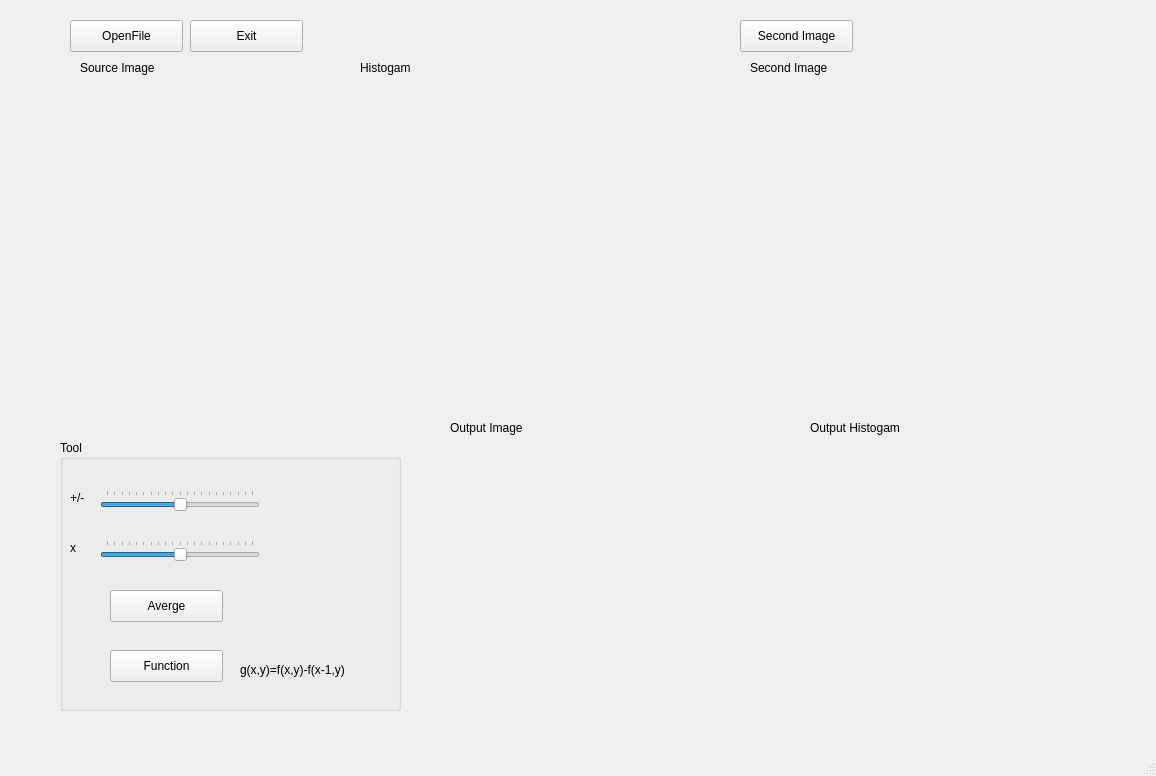
<?xml version="1.0" encoding="UTF-8"?>
<ui version="4.0">
 <class>MainWindow</class>
 <widget class="QMainWindow" name="MainWindow">
  <property name="geometry">
   <rect>
    <x>0</x>
    <y>0</y>
    <width>1156</width>
    <height>776</height>
   </rect>
  </property>
  <property name="windowTitle">
   <string>MainWindow</string>
  </property>
  <widget class="QWidget" name="centralwidget">
   <widget class="QPushButton" name="OpenFileButton">
    <property name="geometry">
     <rect>
      <x>70</x>
      <y>20</y>
      <width>113</width>
      <height>32</height>
     </rect>
    </property>
    <property name="text">
     <string>OpenFile</string>
    </property>
   </widget>
   <widget class="QPushButton" name="ExitButton">
    <property name="geometry">
     <rect>
      <x>190</x>
      <y>20</y>
      <width>113</width>
      <height>32</height>
     </rect>
    </property>
    <property name="text">
     <string>Exit</string>
    </property>
   </widget>
   <widget class="QLabel" name="SourceImageLabel">
    <property name="geometry">
     <rect>
      <x>80</x>
      <y>60</y>
      <width>91</width>
      <height>16</height>
     </rect>
    </property>
    <property name="text">
     <string>Source Image</string>
    </property>
   </widget>
   <widget class="QLabel" name="HistogamLabel">
    <property name="geometry">
     <rect>
      <x>360</x>
      <y>60</y>
      <width>91</width>
      <height>16</height>
     </rect>
    </property>
    <property name="text">
     <string>Histogam</string>
    </property>
   </widget>
   <widget class="QLabel" name="SourceImageShow">
    <property name="geometry">
     <rect>
      <x>80</x>
      <y>90</y>
      <width>261</width>
      <height>231</height>
     </rect>
    </property>
    <property name="text">
     <string/>
    </property>
   </widget>
   <widget class="QLabel" name="HistogamShow">
    <property name="geometry">
     <rect>
      <x>360</x>
      <y>90</y>
      <width>261</width>
      <height>231</height>
     </rect>
    </property>
    <property name="text">
     <string/>
    </property>
   </widget>
   <widget class="QPushButton" name="pushButton_3">
    <property name="geometry">
     <rect>
      <x>740</x>
      <y>20</y>
      <width>113</width>
      <height>32</height>
     </rect>
    </property>
    <property name="text">
     <string>Second Image</string>
    </property>
   </widget>
   <widget class="QLabel" name="SecondImageLabel">
    <property name="geometry">
     <rect>
      <x>750</x>
      <y>60</y>
      <width>91</width>
      <height>16</height>
     </rect>
    </property>
    <property name="text">
     <string>Second Image</string>
    </property>
   </widget>
   <widget class="QLabel" name="SecondImageShow">
    <property name="geometry">
     <rect>
      <x>750</x>
      <y>90</y>
      <width>261</width>
      <height>231</height>
     </rect>
    </property>
    <property name="text">
     <string/>
    </property>
   </widget>
   <widget class="QGroupBox" name="ToolGroupBox">
    <property name="geometry">
     <rect>
      <x>60</x>
      <y>440</y>
      <width>341</width>
      <height>271</height>
     </rect>
    </property>
    <property name="title">
     <string>Tool</string>
    </property>
    <widget class="QSlider" name="AddSlider">
     <property name="geometry">
      <rect>
       <x>40</x>
       <y>50</y>
       <width>160</width>
       <height>22</height>
      </rect>
     </property>
     <property name="minimum">
      <number>-10</number>
     </property>
     <property name="maximum">
      <number>10</number>
     </property>
     <property name="orientation">
      <enum>Qt::Horizontal</enum>
     </property>
     <property name="tickPosition">
      <enum>QSlider::TicksAbove</enum>
     </property>
    </widget>
    <widget class="QLabel" name="Addlabel">
     <property name="geometry">
      <rect>
       <x>10</x>
       <y>50</y>
       <width>21</width>
       <height>16</height>
      </rect>
     </property>
     <property name="text">
      <string>+/-</string>
     </property>
    </widget>
    <widget class="QLabel" name="label_2">
     <property name="geometry">
      <rect>
       <x>10</x>
       <y>100</y>
       <width>21</width>
       <height>16</height>
      </rect>
     </property>
     <property name="text">
      <string>x</string>
     </property>
    </widget>
    <widget class="QSlider" name="MultiplySlider">
     <property name="geometry">
      <rect>
       <x>40</x>
       <y>100</y>
       <width>160</width>
       <height>22</height>
      </rect>
     </property>
     <property name="minimum">
      <number>-10</number>
     </property>
     <property name="maximum">
      <number>10</number>
     </property>
     <property name="orientation">
      <enum>Qt::Horizontal</enum>
     </property>
     <property name="tickPosition">
      <enum>QSlider::TicksAbove</enum>
     </property>
    </widget>
    <widget class="QPushButton" name="AvergeButton">
     <property name="geometry">
      <rect>
       <x>50</x>
       <y>150</y>
       <width>113</width>
       <height>32</height>
      </rect>
     </property>
     <property name="text">
      <string>Averge</string>
     </property>
    </widget>
    <widget class="QPushButton" name="pushButton_2">
     <property name="geometry">
      <rect>
       <x>50</x>
       <y>210</y>
       <width>113</width>
       <height>32</height>
      </rect>
     </property>
     <property name="text">
      <string>Function</string>
     </property>
    </widget>
    <widget class="QLabel" name="label">
     <property name="geometry">
      <rect>
       <x>180</x>
       <y>220</y>
       <width>131</width>
       <height>20</height>
      </rect>
     </property>
     <property name="text">
      <string>g(x,y)=f(x,y)-f(x-1,y)</string>
     </property>
    </widget>
   </widget>
   <widget class="QLabel" name="OutputImageShow">
    <property name="geometry">
     <rect>
      <x>450</x>
      <y>450</y>
      <width>261</width>
      <height>231</height>
     </rect>
    </property>
    <property name="text">
     <string/>
    </property>
   </widget>
   <widget class="QLabel" name="SecondImageLabel_2">
    <property name="geometry">
     <rect>
      <x>450</x>
      <y>420</y>
      <width>91</width>
      <height>16</height>
     </rect>
    </property>
    <property name="text">
     <string>Output Image</string>
    </property>
   </widget>
   <widget class="QLabel" name="OutputHistrogramShow_">
    <property name="geometry">
     <rect>
      <x>810</x>
      <y>450</y>
      <width>261</width>
      <height>231</height>
     </rect>
    </property>
    <property name="text">
     <string/>
    </property>
   </widget>
   <widget class="QLabel" name="SecondImageLabel_3">
    <property name="geometry">
     <rect>
      <x>810</x>
      <y>420</y>
      <width>101</width>
      <height>16</height>
     </rect>
    </property>
    <property name="text">
     <string>Output Histogam</string>
    </property>
   </widget>
  </widget>
  <widget class="QMenuBar" name="menubar">
   <property name="geometry">
    <rect>
     <x>0</x>
     <y>0</y>
     <width>1156</width>
     <height>24</height>
    </rect>
   </property>
  </widget>
  <widget class="QStatusBar" name="statusbar"/>
 </widget>
 <resources/>
 <connections/>
</ui>
